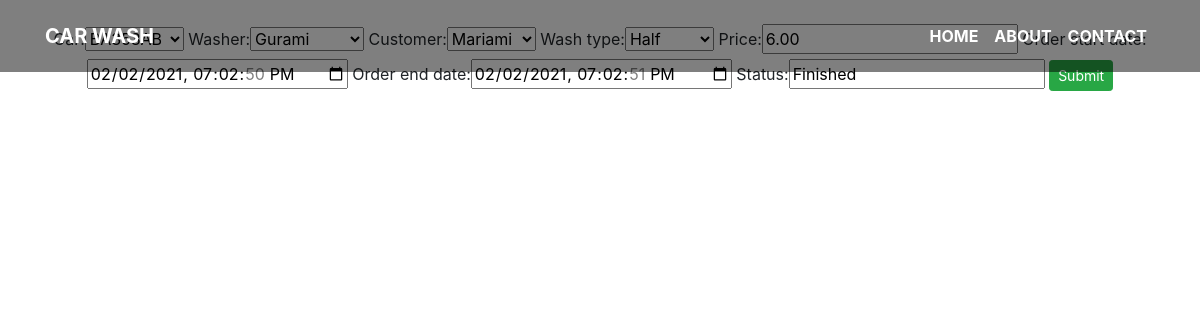
Screenshot of /update_order/3 with the database file from the repository.
### car_wash/models.py (models this page shows, shortened)
class Order(models.Model):
    car = models.ForeignKey(Car, on_delete=models.PROTECT, related_name='orders', default=None)
    washer = models.ForeignKey(CarWasher, on_delete=models.CASCADE, related_name='orders')
    customer = models.ForeignKey(Customer, on_delete=models.SET_NULL, null=True, related_name='orders')
    wash_type = models.ForeignKey(WashType, on_delete=models.PROTECT, related_name='orders', default=None)
    order_price = models.DecimalField(max_digits=4, decimal_places=2, verbose_name=_("Price"), default=None, blank=True)
    created_date = models.DateTimeField(auto_now=True, verbose_name=_("Created Date"))
    order_start_date = models.DateTimeField(verbose_name=_("Start time"))
    order_end_date = models.DateTimeField(verbose_name=_("End time"))
    status = models.CharField(max_length=200, default=None)

### car_wash/views.py (the view)
# urls.py: path('update_order/<int:pk>', update_order, name='update_order'),
def update_order(request, pk):
    order = Order.objects.get(id=pk)
    form = OrderForm(instance=order)
    if request.method == 'POST':
        form = OrderForm(request.POST, instance=order)
        if form.is_valid():
            form.save()
            return redirect('car_wash:order_list')
    context = {'form': form}
    return render(request, 'order_form.html', context)

### car_wash/forms.py
class OrderForm(ModelForm):
    order_start_date = forms.DateTimeField(widget=forms.TextInput(attrs={'type': 'datetime-local'}))
    order_end_date = forms.DateTimeField(widget=forms.TextInput(attrs={'type': 'datetime-local'}))
    class Meta:
        model = Order
        fields = '__all__'

### car_wash/models.py (called while the page is built)
    def __str__(self):
        return self.name

    def __str__(self):
        return self.name

    def __str__(self):
        return self.name

    def __str__(self):
        return f"{self.license_plate}"

### car_wash/templates/order_form.html (shortened to what this page needs)
{% extends 'base.html' %}
{% block body %}
<br>
    <form action="" method="POST" >
        {{ form }}
        <input class="btn btn-sm btn-success" type="submit" name="submit">
    </form>
{% endblock body %}

### static/css/main.css (style rules this page uses)
body { background-image: url('/static/images/background.jpg'); background-repeat: no-repeat; background-size: 1500px 750px; }

### rows the page displays
Order: car "BA353AB", washer "Gurami", customer "Mariami", wash_type "Half", order_price "6.00", order_start_date "02/02/2021 19:02:50", order_end_date "02/02/2021 19:02:51", status "Finished"
